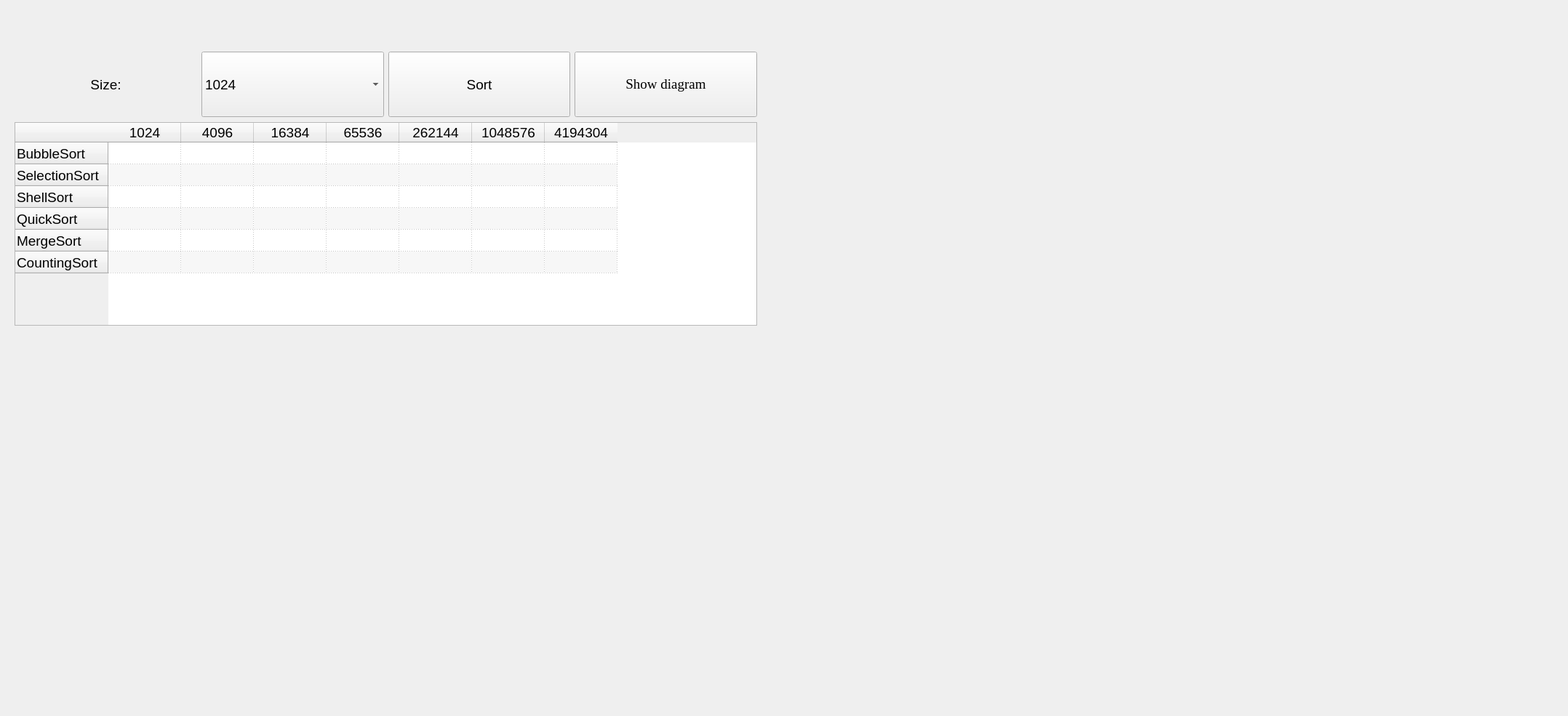
<?xml version="1.0" encoding="UTF-8"?>
<ui version="4.0">
 <class>MainWindow</class>
 <widget class="QMainWindow" name="MainWindow">
  <property name="geometry">
   <rect>
    <x>0</x>
    <y>0</y>
    <width>2156</width>
    <height>985</height>
   </rect>
  </property>
  <property name="font">
   <font>
    <family>Times New Roman</family>
    <pointsize>14</pointsize>
   </font>
  </property>
  <property name="windowTitle">
   <string>MainWindow</string>
  </property>
  <widget class="QWidget" name="centralwidget">
   <widget class="QFrame" name="horizontalFrame">
    <property name="geometry">
     <rect>
      <x>-30</x>
      <y>510</y>
      <width>1400</width>
      <height>500</height>
     </rect>
    </property>
    <property name="minimumSize">
     <size>
      <width>1400</width>
      <height>500</height>
     </size>
    </property>
    <layout class="QHBoxLayout" name="horizontalLayout_diagram"/>
   </widget>
   <widget class="QWidget" name="layoutWidget">
    <property name="geometry">
     <rect>
      <x>20</x>
      <y>70</y>
      <width>1021</width>
      <height>381</height>
     </rect>
    </property>
    <layout class="QVBoxLayout" name="verticalLayout_2">
     <item>
      <layout class="QVBoxLayout" name="verticalLayout">
       <item>
        <layout class="QHBoxLayout" name="horizontalLayout_2">
         <item>
          <widget class="QLabel" name="label">
           <property name="maximumSize">
            <size>
             <width>16777215</width>
             <height>90</height>
            </size>
           </property>
           <property name="font">
            <font>
             <family>Yu Gothic UI</family>
             <pointsize>14</pointsize>
             <weight>50</weight>
             <italic>false</italic>
             <bold>false</bold>
            </font>
           </property>
           <property name="styleSheet">
            <string notr="true">font: 14pt &quot;Yu Gothic UI&quot;;</string>
           </property>
           <property name="text">
            <string>Size:</string>
           </property>
           <property name="alignment">
            <set>Qt::AlignCenter</set>
           </property>
          </widget>
         </item>
         <item>
          <widget class="QComboBox" name="comboBox">
           <property name="sizePolicy">
            <sizepolicy hsizetype="Preferred" vsizetype="Preferred">
             <horstretch>0</horstretch>
             <verstretch>0</verstretch>
            </sizepolicy>
           </property>
           <property name="maximumSize">
            <size>
             <width>16777215</width>
             <height>90</height>
            </size>
           </property>
           <property name="font">
            <font>
             <family>Yu Gothic UI</family>
             <pointsize>14</pointsize>
             <weight>50</weight>
             <italic>false</italic>
             <bold>false</bold>
            </font>
           </property>
           <property name="styleSheet">
            <string notr="true">font: 14pt &quot;Yu Gothic UI&quot;;</string>
           </property>
           <item>
            <property name="text">
             <string>1024</string>
            </property>
           </item>
           <item>
            <property name="text">
             <string>4096</string>
            </property>
           </item>
           <item>
            <property name="text">
             <string>16384</string>
            </property>
           </item>
           <item>
            <property name="text">
             <string>65536</string>
            </property>
           </item>
           <item>
            <property name="text">
             <string>262144</string>
            </property>
           </item>
           <item>
            <property name="text">
             <string>1048576</string>
            </property>
           </item>
           <item>
            <property name="text">
             <string>4194304</string>
            </property>
           </item>
          </widget>
         </item>
         <item>
          <widget class="QPushButton" name="pushButton_sort">
           <property name="sizePolicy">
            <sizepolicy hsizetype="Minimum" vsizetype="Preferred">
             <horstretch>0</horstretch>
             <verstretch>0</verstretch>
            </sizepolicy>
           </property>
           <property name="maximumSize">
            <size>
             <width>16777215</width>
             <height>90</height>
            </size>
           </property>
           <property name="font">
            <font>
             <family>Yu Gothic UI</family>
             <pointsize>14</pointsize>
             <weight>50</weight>
             <italic>false</italic>
             <bold>false</bold>
            </font>
           </property>
           <property name="styleSheet">
            <string notr="true">font: 14pt &quot;Yu Gothic UI&quot;;</string>
           </property>
           <property name="text">
            <string>Sort</string>
           </property>
          </widget>
         </item>
         <item>
          <widget class="QPushButton" name="pushButton_showDiagram">
           <property name="sizePolicy">
            <sizepolicy hsizetype="Minimum" vsizetype="Preferred">
             <horstretch>0</horstretch>
             <verstretch>0</verstretch>
            </sizepolicy>
           </property>
           <property name="maximumSize">
            <size>
             <width>16777215</width>
             <height>90</height>
            </size>
           </property>
           <property name="styleSheet">
            <string notr="true">font: 14pt &quot;Yu Gothic UI&quot;;</string>
           </property>
           <property name="text">
            <string>Show diagram</string>
           </property>
          </widget>
         </item>
        </layout>
       </item>
      </layout>
     </item>
     <item>
      <widget class="QTableWidget" name="tableWidget">
       <property name="maximumSize">
        <size>
         <width>16777215</width>
         <height>280</height>
        </size>
       </property>
       <property name="font">
        <font>
         <family>Yu Gothic UI</family>
         <pointsize>14</pointsize>
         <weight>50</weight>
         <italic>false</italic>
         <bold>false</bold>
        </font>
       </property>
       <property name="styleSheet">
        <string notr="true">font: 14pt &quot;Yu Gothic UI&quot;;</string>
       </property>
       <property name="alternatingRowColors">
        <bool>true</bool>
       </property>
       <property name="gridStyle">
        <enum>Qt::DotLine</enum>
       </property>
       <property name="cornerButtonEnabled">
        <bool>true</bool>
       </property>
       <row>
        <property name="text">
         <string>BubbleSort</string>
        </property>
       </row>
       <row>
        <property name="text">
         <string>SelectionSort</string>
        </property>
       </row>
       <row>
        <property name="text">
         <string>ShellSort</string>
        </property>
       </row>
       <row>
        <property name="text">
         <string>QuickSort</string>
        </property>
       </row>
       <row>
        <property name="text">
         <string>MergeSort</string>
        </property>
       </row>
       <row>
        <property name="text">
         <string>CountingSort</string>
        </property>
       </row>
       <column>
        <property name="text">
         <string>1024</string>
        </property>
       </column>
       <column>
        <property name="text">
         <string>4096</string>
        </property>
       </column>
       <column>
        <property name="text">
         <string>16384</string>
        </property>
       </column>
       <column>
        <property name="text">
         <string>65536</string>
        </property>
       </column>
       <column>
        <property name="text">
         <string>262144</string>
        </property>
       </column>
       <column>
        <property name="text">
         <string>1048576</string>
        </property>
       </column>
       <column>
        <property name="text">
         <string>4194304</string>
        </property>
       </column>
      </widget>
     </item>
    </layout>
   </widget>
   <widget class="QFrame" name="horizontalFrame_2">
    <property name="geometry">
     <rect>
      <x>1040</x>
      <y>10</y>
      <width>1400</width>
      <height>500</height>
     </rect>
    </property>
    <property name="minimumSize">
     <size>
      <width>1400</width>
      <height>500</height>
     </size>
    </property>
    <layout class="QHBoxLayout" name="horizontalLayout_diagram_2"/>
   </widget>
  </widget>
 </widget>
 <resources/>
 <connections/>
</ui>
